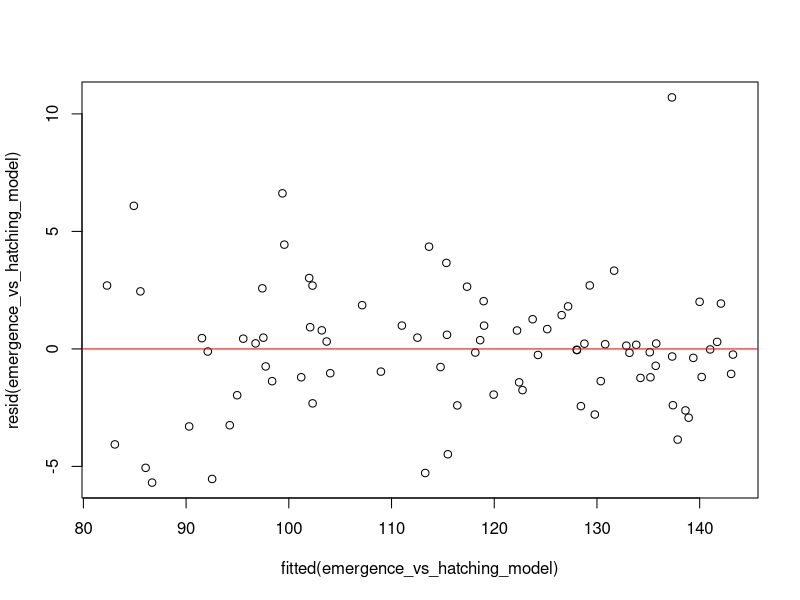
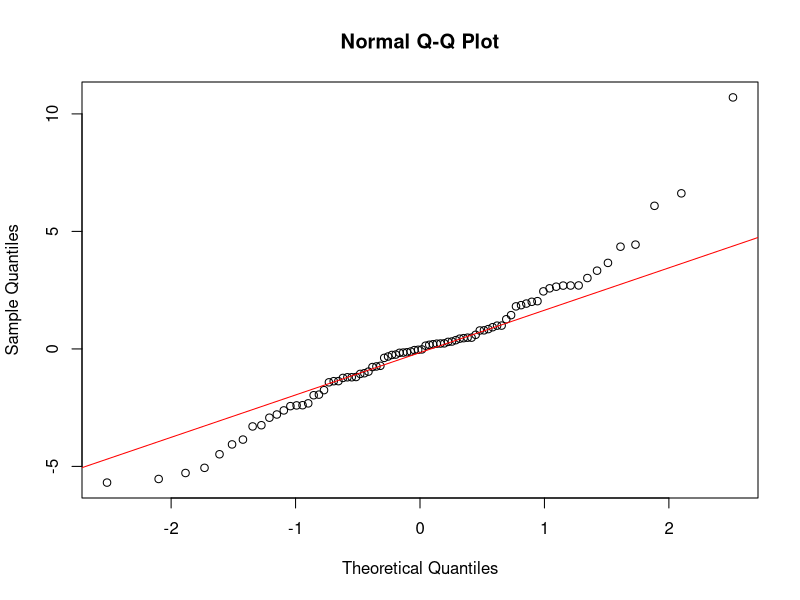
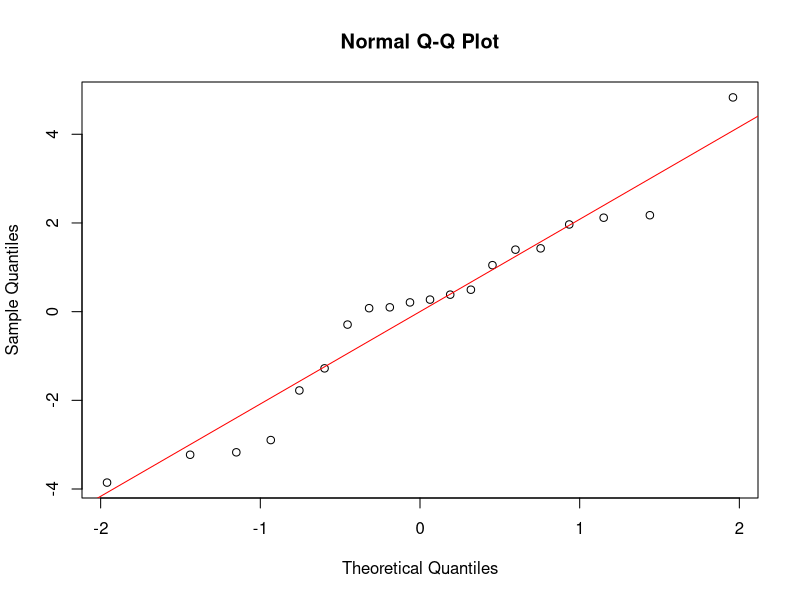
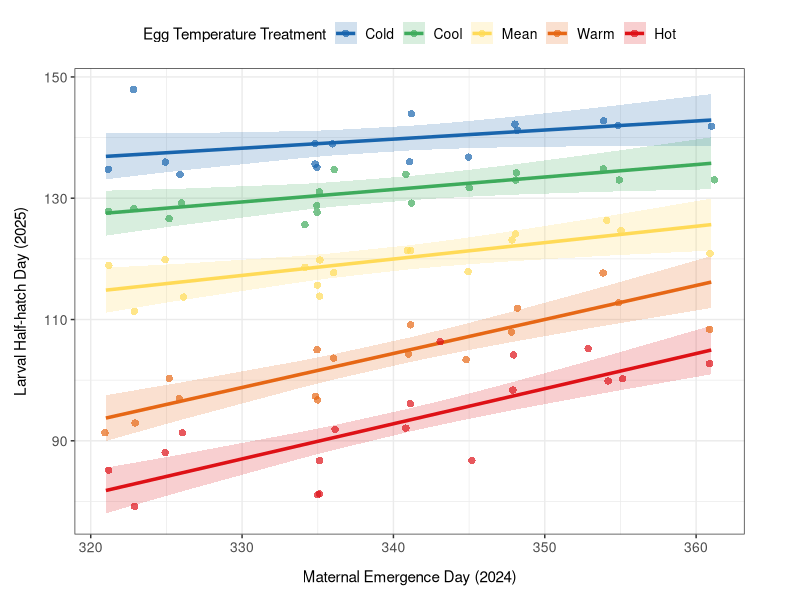
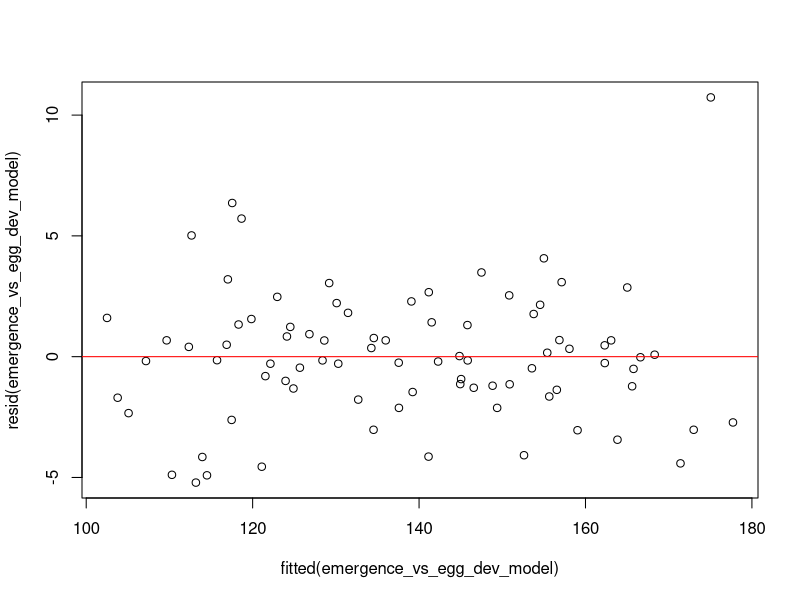
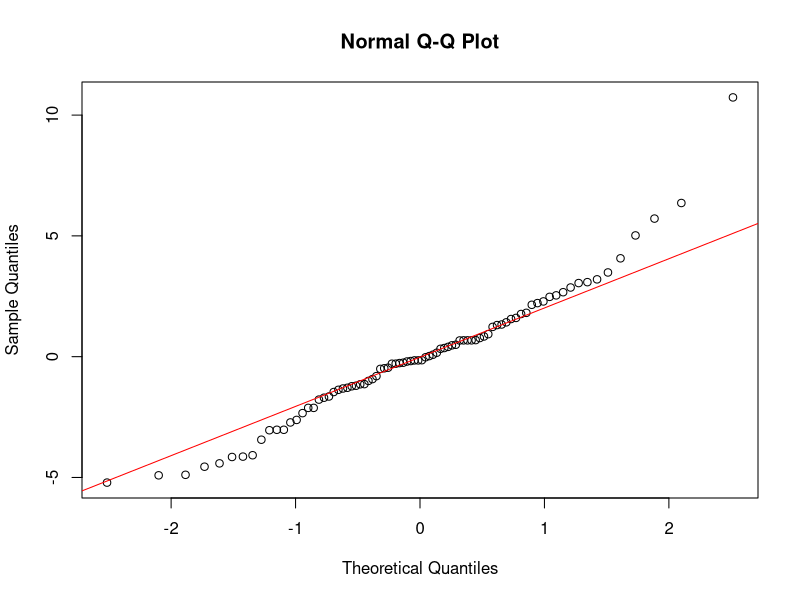
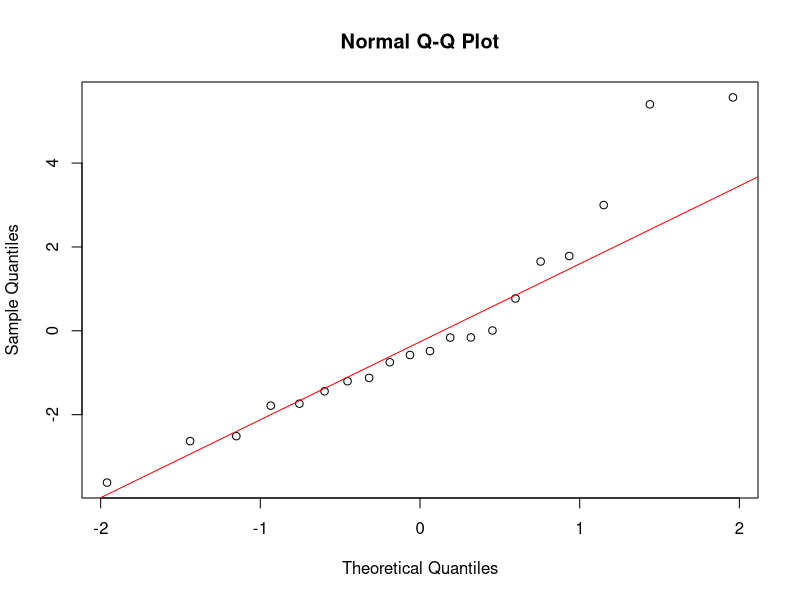
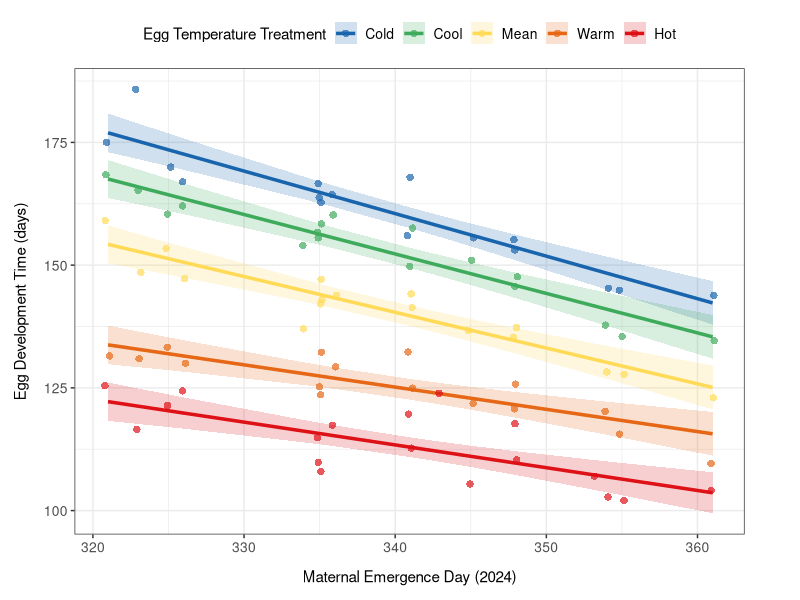

These charts were generated, in order, by the following R code:
#### DESCRIPTION ####

# This script analyses the data on carryover effects between winter moth 
# pupation and larval hatching

#### SET UP ####

# packages
library(here)
library(tidyverse)
library(lmerTest)
library(ggeffects)

# data
egg_subcltuches <- read.csv(here("data_files", "egg_subcltuches_with_egg_dev_time.csv"))

# convert emergence date to day (since year began)
egg_subcltuches$emergence_day <- yday(egg_subcltuches$emergence_date)

# remove the control 
egg_subcltuches_minus_control <- egg_subcltuches %>%
  filter(egg_temperature_treatment != "ambient")


# reorder the temperature treatments to make the mean the reference for modelling 
egg_subcltuches_minus_control$maternal_temperature_treatment <- factor(egg_subcltuches_minus_control$maternal_temperature_treatment, 
                                                                levels = c("mean", "cold", "cool", "warm", "hot", "ambient"))
egg_subcltuches_minus_control$egg_temperature_treatment <- factor(egg_subcltuches_minus_control$egg_temperature_treatment, 
                                                           levels = c("mean", "cold", "cool", "warm", "hot"))

# set up a common colour palette for plots
temperature_treatment_colours <- c("cold" = "#1965AE",
                                   "cool" = "#3FAB5C",
                                   "mean" = "#FFDB58",
                                   "warm" = "#E66815", 
                                   "hot" = "#DE1117", 
                                   "ambient" = "#777777") 

#### (1) Effect of maternal emergence date on larval half-hatch date ####
#### across egg temperature treatments ####

#### MODEL ####

# model the effect of emergence date on half-hatch date controlling for egg
# temperature treatment
emergence_vs_hatching_model <- lmer(half_hatch_day ~ emergence_day*egg_temperature_treatment +
                                      (1 | female_id), data = egg_subcltuches_minus_control)

#look at the output
summary(emergence_vs_hatching_model)

#### CHECK FIT ####

# compare the full model to a reduced model without interaction 

full_model <- lm(half_hatch_day ~ emergence_day*egg_temperature_treatment, data = egg_subcltuches_minus_control)
reduced_model <- lm(half_hatch_day ~ emergence_day + egg_temperature_treatment, data = egg_subcltuches_minus_control)

anova(full_model, reduced_model, test = "Chisq")

# compare the full model to a null model 

full_model <- lm(half_hatch_day ~ emergence_day*egg_temperature_treatment, data = egg_subcltuches_minus_control)
null_model <- lm(half_hatch_day ~ 1, data = egg_subcltuches_minus_control)

anova(full_model, null_model, test = "Chisq")

#### CHECK ASSUMPTIONS ####

# check the assumption of equal variance by plotting the residuals vs fitted values 

plot(fitted(emergence_vs_hatching_model), resid(emergence_vs_hatching_model)) 
abline(h = 0, col = "red")

# Check the normality of the residuals 

qqnorm(resid(emergence_vs_hatching_model)) 
qqline(resid(emergence_vs_hatching_model), col = "red")

# check the normality of the random effects
emergence_vs_hatching_re <- ranef(emergence_vs_hatching_model)$female_id[[1]]
qqnorm(emergence_vs_hatching_re)
qqline(emergence_vs_hatching_re, col = "red")

#### PLOT ####

# calculate model prediction and save to data frame 
emergence_vs_hatching_prediction <- as.data.frame(predict_response(emergence_vs_hatching_model, 
                                                                   terms = c("emergence_day", "egg_temperature_treatment")))
# change the order of the temperature treatments
emergence_vs_hatching_prediction$group <- factor(emergence_vs_hatching_prediction$group, 
                                                 levels = c("cold", "cool", "mean", "warm", "hot"))

# plot the model prediction with confidence intervals and data points 
emergence_vs_hatching <- ggplot() +
  geom_line(data = emergence_vs_hatching_prediction, 
            aes(x = x, 
                y = predicted, 
                colour = group), 
            linewidth = 1.2) +
  geom_ribbon(data = emergence_vs_hatching_prediction, 
              aes(x = x, 
                  ymin = conf.low, 
                  ymax = conf.high, 
                  fill = group), 
              alpha = 0.2) +
  geom_jitter(data = egg_subcltuches_minus_control,
              aes(x = emergence_day, 
                  y = half_hatch_day, 
                  colour = egg_temperature_treatment), 
              width = 0.2, 
              alpha = 0.7, 
              size = 2.5, 
              stroke = 0) +
  labs(x = "Maternal Emergence Day (2024)",
       y = "Larval Half-hatch Day (2025)", 
       color = "Egg Temperature Treatment",
       fill = "Egg Temperature Treatment") +
  scale_colour_manual(values = temperature_treatment_colours, 
                      labels = c("Cold", "Cool", "Mean", "Warm", "Hot")) + 
  scale_fill_manual(values = temperature_treatment_colours, 
                    labels = c("Cold", "Cool", "Mean", "Warm", "Hot")) +
  theme_bw() +
  theme(axis.title = element_text(size = 11),
        axis.text = element_text(size = 10),
        axis.title.x = element_text(margin = margin(t = 10)), 
        axis.title.y = element_text(margin = margin(r = 10)),
        legend.title = element_text(size = 11),
        legend.text = element_text(size = 10),
        legend.position = "top",
        legend.justification = "center",
        plot.margin = margin(t = 10, r = 40, b = 10, l = 10))

emergence_vs_hatching

ggsave(here("figures", "emergence_vs_hatching.png"), 
            plot = emergence_vs_hatching, width = 6, height = 4, dpi = 300)

#### (2) Effect of maternal emergence date on egg development time ####
#### across egg temperature treatments ####

#### MODEL ####

# model the effect of emergence date on egg development controlling for egg
# temperature treatment 
emergence_vs_egg_dev_model <- lmer(egg_development_time ~ emergence_day*egg_temperature_treatment + 
                                     (1 | female_id), data = egg_subcltuches_minus_control)

# look at the output
summary(emergence_vs_egg_dev_model)

#### CHECK FIT ####

# compare full model to a reduced model without interaction 
full_model <- lm(egg_development_time ~ emergence_day*egg_temperature_treatment, data = egg_subcltuches_minus_control)
reduced_model <- lm(egg_development_time ~ emergence_day + egg_temperature_treatment, data = egg_subcltuches_minus_control)

anova(full_model, reduced_model, test = "Chisq")

# compare full model to a null model 
full_model <- lm(egg_development_time ~ emergence_day*egg_temperature_treatment, data = egg_subcltuches_minus_control)
null_model <- lm(egg_development_time ~ 1, data = egg_subcltuches_minus_control)

anova(full_model, null_model, test = "Chisq")

#### CHECK ASSUMPTIONS ####

# check the assumption of equal variance by plotting the residuals vs fitted values 
plot(fitted(emergence_vs_egg_dev_model), resid(emergence_vs_egg_dev_model)) 
abline(h = 0, col = "red")

#check the normality of the residuals 
qqnorm(resid(emergence_vs_egg_dev_model)) 
qqline(resid(emergence_vs_egg_dev_model), col = "red")

# check the normality of the random effects
emergence_vs_egg_dev_re <- ranef(emergence_vs_egg_dev_model)$female_id[[1]]
qqnorm(emergence_vs_egg_dev_re)
qqline(emergence_vs_egg_dev_re, col = "red")

#### PLOT ####

# calculate model prediction and save to data frame
emergence_vs_egg_dev_prediction <- as.data.frame(predict_response(emergence_vs_egg_dev_model, 
                                                                  terms = c("emergence_day", "egg_temperature_treatment")))

# change the order of the temperature treatments
emergence_vs_egg_dev_prediction$group <- factor(emergence_vs_egg_dev_prediction$group, 
                                                levels = c("cold", "cool", "mean", "warm", "hot"))

# plot the model prediction with confidence intervals and data points
emergence_vs_egg_dev <- ggplot() +
  geom_line(data = emergence_vs_egg_dev_prediction, 
            aes(x = x, 
                y = predicted, 
                colour = group), 
            linewidth = 1.2) +
  geom_ribbon(data = emergence_vs_egg_dev_prediction, 
              aes(x = x, 
                  ymin = conf.low, 
                  ymax = conf.high, 
                  fill = group), 
              alpha = 0.2) +
  geom_jitter(data = egg_subcltuches_minus_control,
              aes(x = emergence_day, 
                  y = egg_development_time, 
                  colour = egg_temperature_treatment),
              width = 0.2, 
              alpha = 0.7, 
              size = 2.5, 
              stroke = 0) +
  labs(x = "Maternal Emergence Day (2024)",
       y = "Egg Development Time (days)", 
       color = "Egg Temperature Treatment",
       fill = "Egg Temperature Treatment") +
  scale_colour_manual(values = temperature_treatment_colours, 
                      labels = c("Cold", "Cool", "Mean", "Warm", "Hot")) + 
  scale_fill_manual(values = temperature_treatment_colours, 
                    labels = c("Cold", "Cool", "Mean", "Warm", "Hot")) +
  theme_bw() +
  theme(axis.title = element_text(size = 11),
        axis.text = element_text(size = 10),
        axis.title.x = element_text(margin = margin(t = 10)), 
        axis.title.y = element_text(margin = margin(r = 10)),
        legend.title = element_text(size = 11),
        legend.text = element_text(size = 10),
        legend.position = "top",
        legend.justification = "center",
        plot.margin = margin(t = 10, r = 40, b = 10, l = 10))

# look at the output
emergence_vs_egg_dev

# save as a png in the figures folder
ggsave(here("figures", "emergence_vs_egg_dev.png"), 
       plot = emergence_vs_egg_dev, width = 6, height = 4, dpi = 300)
